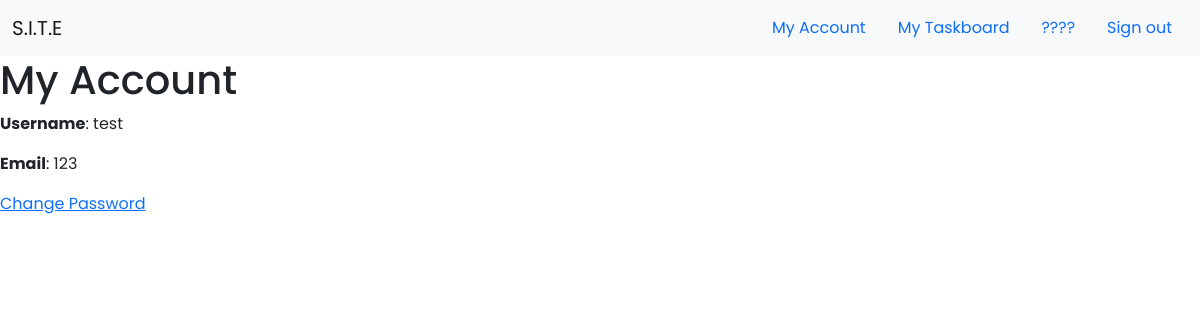
The app's page /profile (signed in), older data.
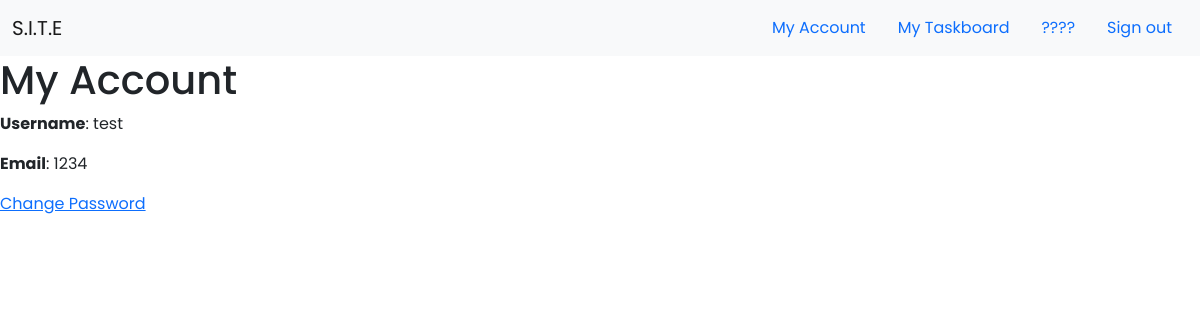
The same page, newer data.
### app/models.py (models this page shows, shortened)
class User(UserMixin, db.Model):
    id = db.Column(db.Integer, primary_key=True)
    username = db.Column(db.String, nullable=False, unique=False)
    email = db.Column(db.String(32), unique=True, nullable=False, index=True)
    password = db.Column(db.String(200), unique=False)
    posts = db.relationship('Post', backref='author', lazy='dynamic')
    content = db.relationship('Task', backref='author', lazy='dynamic' )
    category = db.relationship('Category', backref='author', lazy='dynamic')

### app/routes.py (the view)
@app.route("/profile")
@login_required
def profile():
    user = current_user
    return render_template ('profile.html', title = 'My Account')

### app/models.py (called while the page is built)
@login.user_loader
def load_user(id):
    return User.query.get(int(id))

### app/templates/profile.html
{% extends "base.html" %}
{% block content %}
<h1>My Account</h1>
<div>
    <p><strong>Username</strong>: {{ current_user.username}} </p>
    <p><strong>Email</strong>: {{ current_user.email}} </p>
    <p><a href="/changepassword">Change Password</p>
</div>
{% endblock %}

Row changes from the older to the newer data that the page shows:
changed User "test": email "123" → "1234"
